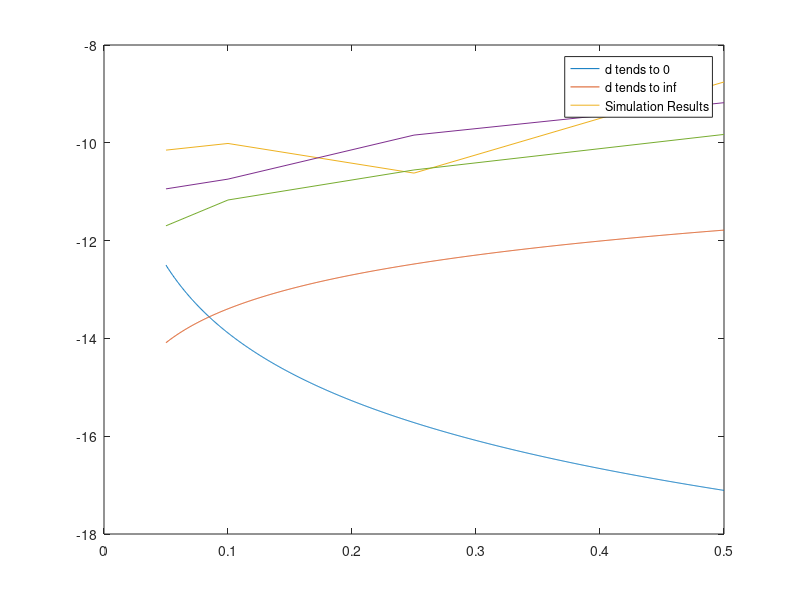

Source code (MATLAB):
clc
close all
clear all

delta_T=43;
delta_P=50;

rho=1.225;
k=0.0242;
cp=1006.43;
mu=1.7894e-5;
alpha=k/rho/cp;

d = [0.0005 0.001 0.0025 0.005];
da= linspace(0.0005, 0.005, 1000);
Lp = [0.01 0.01 0.01 0.01];
for i=1:1:length(da)
    Lpa(i) = 0.01;
end

d_by_Lp = d./Lp;
da_by_Lpa = da./(Lpa);

Q1_pervol = rho*cp*delta_T*delta_P/32/mu.*da.^2./Lpa.^2;
R1 = delta_T./Q1_pervol;

Q2_pervol = 4*k*delta_T./sqrt(alpha*Lpa)./da.*(2*delta_P./rho)^0.25;
R2 = delta_T./Q2_pervol;

Qsim1_pervol = [1.10E+06 9.60E+05 1.76E+06 2.73E+05];
R_sim1 = delta_T./Qsim1_pervol;

Qsim2_pervol = [2.43E+06 1.99E+06 8.09E+05 4.17E+05];
R_sim2 = delta_T./Qsim2_pervol;

Qsim3_pervol = [5.17E+06 3.05E+06 1.65E+06 7.98E+05];
R_sim3 = delta_T./Qsim3_pervol;


grid on;
plot(da_by_Lpa,log(R1),da_by_Lpa,log(R2),d_by_Lp,log(R_sim1),d_by_Lp,log(R_sim2),d_by_Lp,log(R_sim3));
legend('d tends to 0','d tends to inf','Simulation Results');